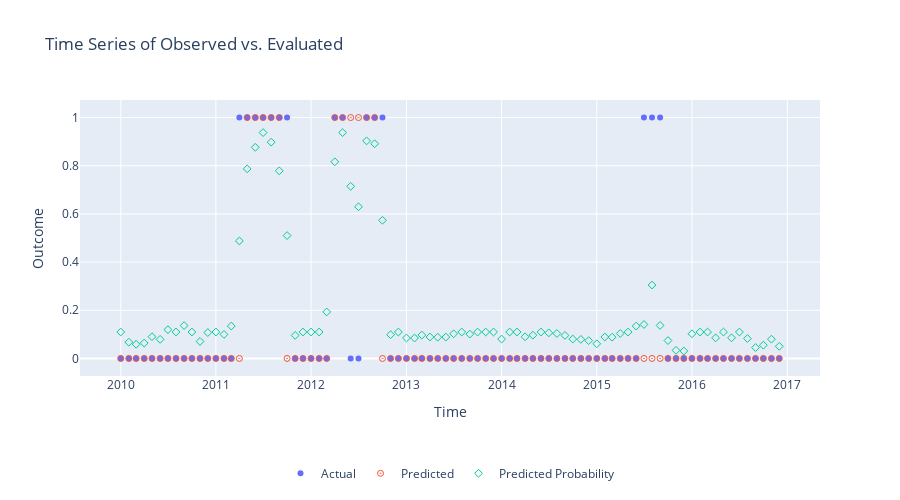

This figure's notebook cell:
### Code cell
# Graphique de visualisation des résultats sur la période d'entrainement
time = df_train.index
actual = df_train['y_train']
predicted = df_train['y_eval']
probabilities = df_train['y_eval_proba']

# Time Series of Actual vs. Predicted
fig = go.Figure()
# lines+markers
fig.add_trace(go.Scatter(x=time, y=actual, mode='markers', name='Actual', line=dict(width=2)))
fig.add_trace(go.Scatter(x=time, y=predicted, mode='markers', name='Predicted', marker=dict(symbol='circle-open-dot'), line=dict(width=1, dash='dot')))
fig.add_trace(go.Scatter(x=time, y=probabilities, mode='markers', name='Predicted Probability', marker=dict(symbol='diamond-open')))
fig.update_layout(title='Time Series of Observed vs. Evaluated',
                  xaxis_title='Time',
                  yaxis_title='Outcome',
                legend=dict(
                    x=0.5,
                    y=-0.3,
                    orientation='h',
                    xanchor='center',
                    yanchor='top'
    )
                 ,
                 height=500)
fig.show()
